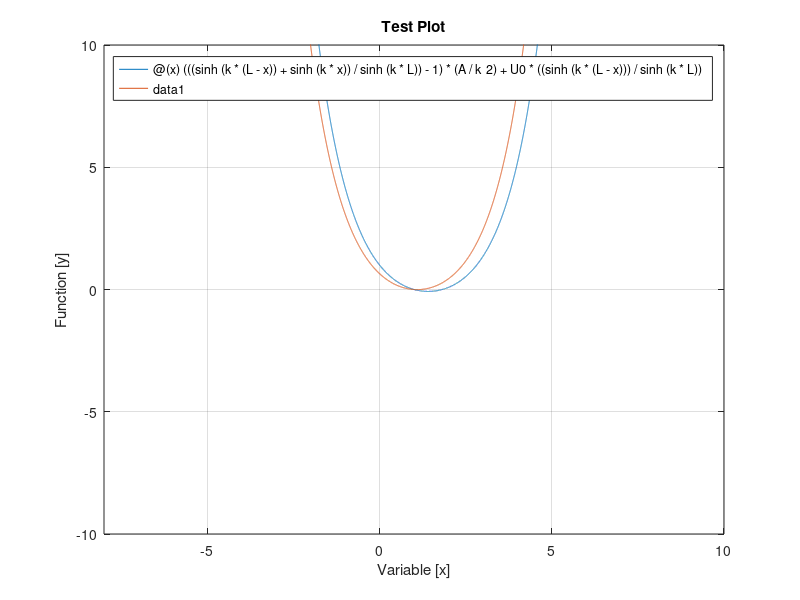

Reproduce this figure in MATLAB.
%% MECE5397: Homework Assignment #4
% Name: Jordan Palmer
% Last Modified: 10/13/2020

%% Problem 1 - 

% House keeping commands
clc
clear
close all

% Set variables to use for constants
N = 10;
k = 1;
L = 1;
U0 = 1;
v = 1;
A = 1;
h = L/(N+1);

% function u = triAlgorithm()
%     α[1] = a[1] 
%     g[1] = f[1]
% 
%     for j = 2:N
%         print(j)
%         α[j] =a[j]− (b[j]/α[j−1])*c[j−1] 
%         g[j] =f[j]− (b[j]/α[j−1])*g[j−1] 
%     end
%     
%     u[N] =g[N]/α[N] 
% 
%     for k = 1:N-1
%         u[N−k] = (g[N−k]−c[N−k]*u[N−k+1]) / α[N−k]
%     end 
% end
%     
% 
% triAlgorithm()


% Make plots based of of chosen values
Plot1 = @(x) (((sinh(k*(L-x))+sinh(k*x))/sinh(k*L))-1)*(A/k^2) + U0*((sinh(k*(L-x)))/sinh(k*L));
Plot2 = @(x) ((cosh(k*x)/cosh(k*L))-1)*(A/k^2) + U0*(sinh(k*(L-x))/sinh(k*L));

% Plot functions
fplot(Plot1)
hold on
fplot(Plot2)

% Format plot
xlabel('Variable [x]')
ylabel('Function [y]')
title('Test Plot')
axis([-8,10,-10,10])
grid on